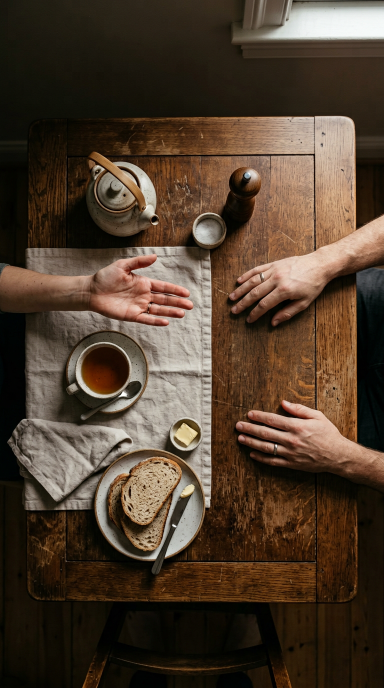
#> input picture production/yeni-senaryolar/VID-002/sahne-1-yeni.png, 768 x 1376 px (shown at 1/2 size)
$ python kapak_vid002_v2.py
#> lines starting #> are read from the running program, lines starting #| are printed output that depends on the picture
#!/usr/bin/env python3
"""Create a high-contrast VID-002 cover from its face-free scenario image."""
from pathlib import Path
from PIL import Image, ImageDraw, ImageFont, ImageOps

p = Path(__file__).parent / 'VID-002'
im = ImageOps.fit(Image.open(p / 'sahne-1-yeni.png').convert('RGB'), (1080, 1920))
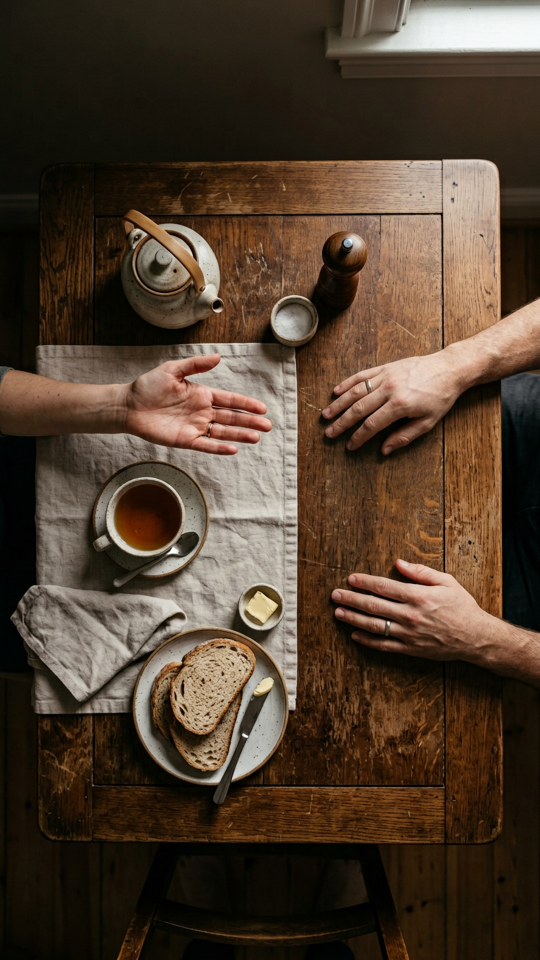
#> im: PIL image 1080x1920 RGB (shown at 1/2 size); mean R, G, B 79.1, 61.7, 46
d = ImageDraw.Draw(im, 'RGBA')
d.rounded_rectangle((35, 570, 1045, 1120), radius=38, fill=(8, 8, 8, 220), outline=(255, 255, 255, 235), width=6)
font_path = '/usr/share/fonts/truetype/dejavu/DejaVuSans-Bold.ttf'

def centered(y, text, fill, max_size):
#> called with y = 610, text = 'LAF MI', fill = (255, 255, 255, 255), max_size = 165
    for size in range(max_size, 40, -1):
        font = ImageFont.truetype(font_path, size)
        box = d.textbbox((0, 0), text, font=font, stroke_width=4)
        if box[2] <= 940:
            break
#> this loop made 1 pass
#> box on pass 1: (-4, 30, 633, 158)
    width = box[2] - box[0]
#> width = 637
    d.text(((1080 - width) // 2, y), text, font=font, fill=fill, stroke_width=3, stroke_fill=(0, 0, 0, 255))

centered(610, 'LAF MI', (255, 255, 255, 255), 165)
centered(765, 'SOKTU?', (255, 255, 255, 255), 165)
#> the loop in centered (call 2), `for size in range(max_size, 40, -1):` made 1 pass
#> box on pass 1: (-4, 28, 733, 160)
d.rounded_rectangle((90, 950, 990, 1090), radius=24, fill=(255, 222, 40, 255), outline=(0, 0, 0, 255), width=5)
centered(960, 'BUNU SOR!', (15, 12, 8, 255), 130)
im.save(p / 'VID-002-img-1-v2.jpg', quality=93)
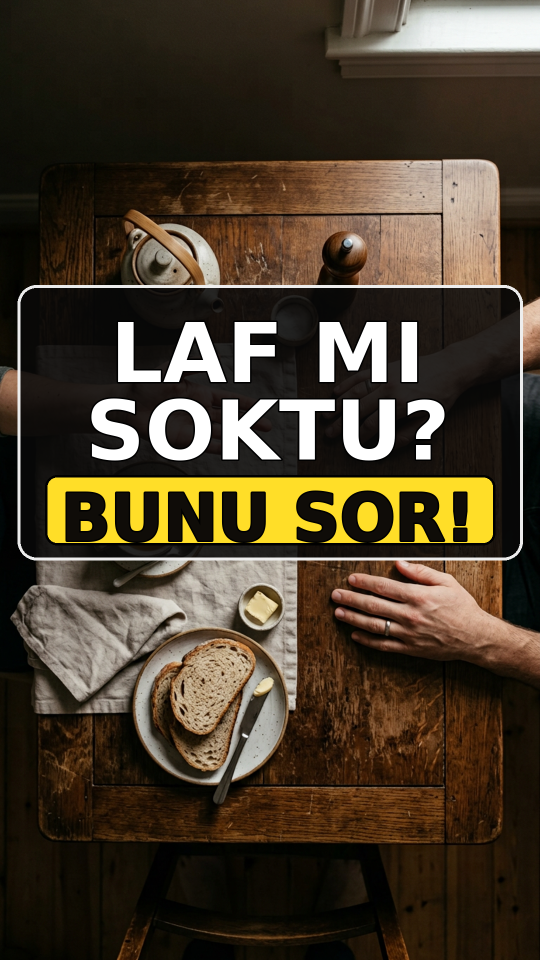
#> saved as VID-002-img-1-v2.jpg: PIL image 1080x1920 RGB (shown at 1/2 size); mean R, G, B 72.3, 60.1, 43.1

$ run again, with production/yeni-senaryolar/VID-002/sahne-2-yeni.png copied over production/yeni-senaryolar/VID-002/sahne-1-yeni.png
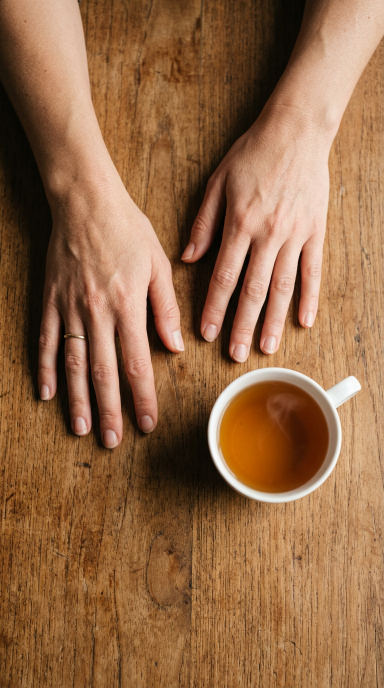
#> input picture production/yeni-senaryolar/VID-002/sahne-2-yeni.png, 768 x 1376 px (shown at 1/2 size)
#> the loop in centered, `for size in range(max_size, 40, -1):` made 1 pass
#> box on pass 1: (-4, 30, 633, 158)
#> width = 637
#> the loop in centered (call 2), `for size in range(max_size, 40, -1):` made 1 pass
#> box on pass 1: (-4, 28, 733, 160)
#> `im.save(p / 'VID-002-img-1-v2.jpg', quality=93)`:
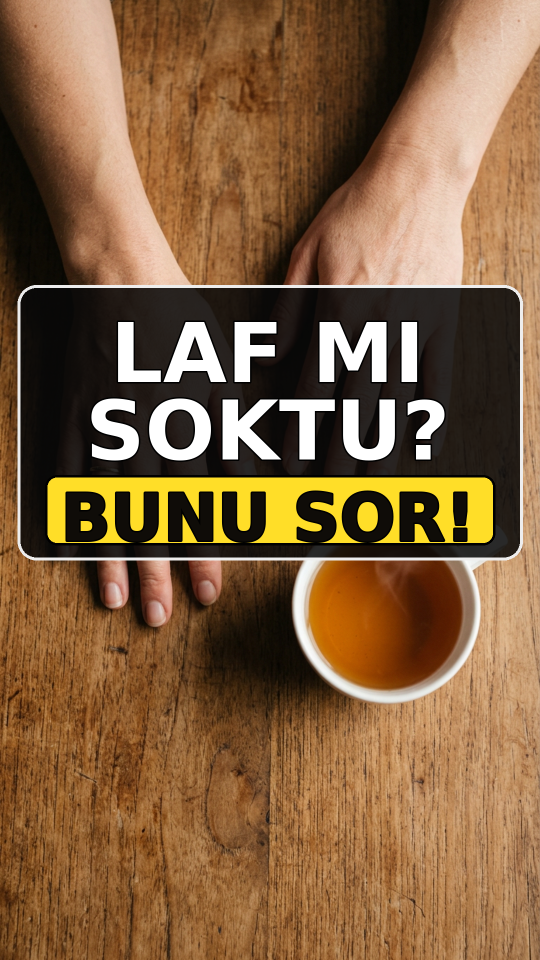
#> saved as VID-002-img-1-v2.jpg: PIL image 1080x1920 RGB (shown at 1/2 size); mean R, G, B 130.3, 96.7, 63.2

$ run again, with production/yeni-senaryolar/VID-002/sahne-3-yeni.png copied over production/yeni-senaryolar/VID-002/sahne-1-yeni.png
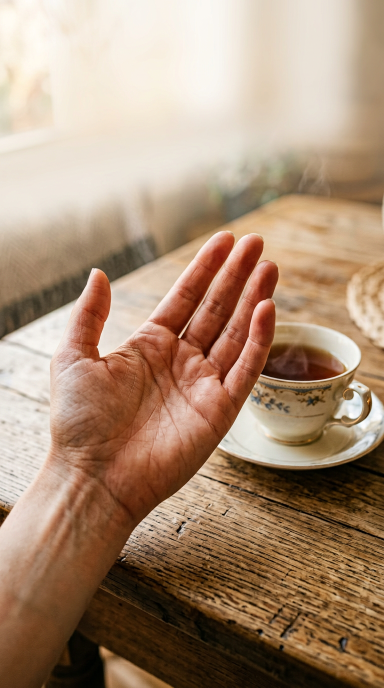
#> input picture production/yeni-senaryolar/VID-002/sahne-3-yeni.png, 768 x 1376 px (shown at 1/2 size)
#> `im = ImageOps.fit(Image.open(p / 'sahne-1-yeni.png').convert('RGB'), (..`:
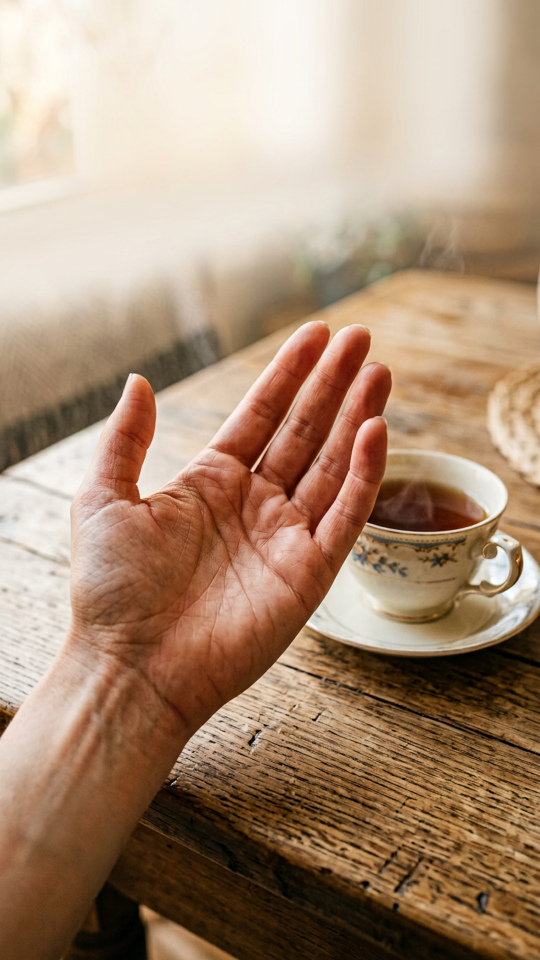
#> im: PIL image 1080x1920 RGB (shown at 1/2 size); mean R, G, B 170, 142.1, 118.2
#> the loop in centered, `for size in range(max_size, 40, -1):` made 1 pass
#> box on pass 1: (-4, 30, 633, 158)
#> width = 637
#> the loop in centered (call 2), `for size in range(max_size, 40, -1):` made 1 pass
#> box on pass 1: (-4, 28, 733, 160)
#> `im.save(p / 'VID-002-img-1-v2.jpg', quality=93)`:
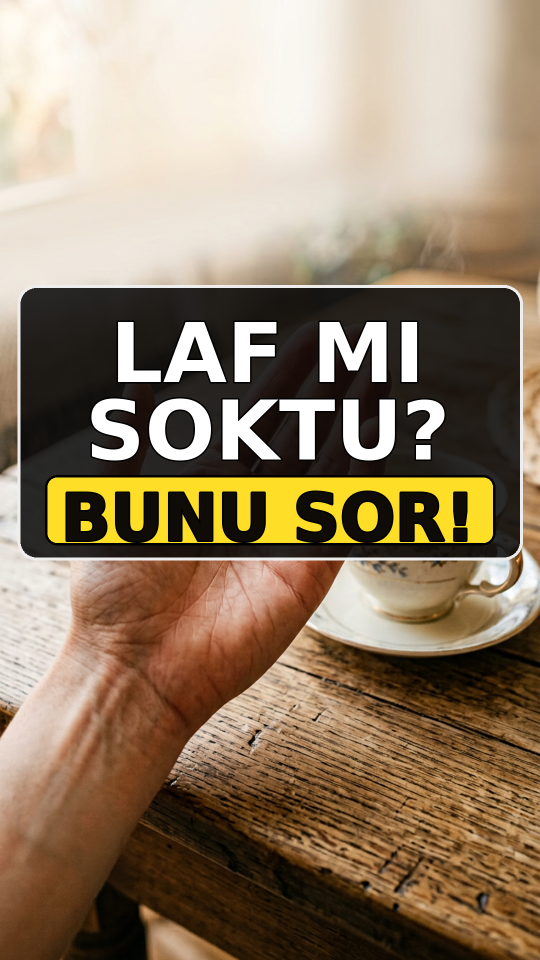
#> saved as VID-002-img-1-v2.jpg: PIL image 1080x1920 RGB (shown at 1/2 size); mean R, G, B 147.4, 128.2, 104.7

$ run again, with production/yeni-senaryolar/VID-002/sahne-4.png copied over production/yeni-senaryolar/VID-002/sahne-1-yeni.png
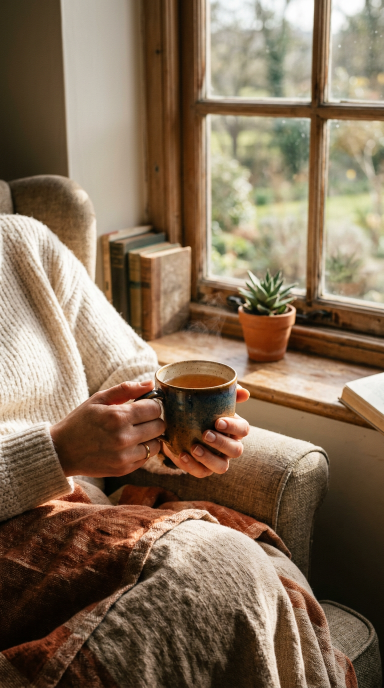
#> input picture production/yeni-senaryolar/VID-002/sahne-4.png, 768 x 1376 px (shown at 1/2 size)
#> `im = ImageOps.fit(Image.open(p / 'sahne-1-yeni.png').convert('RGB'), (..`:
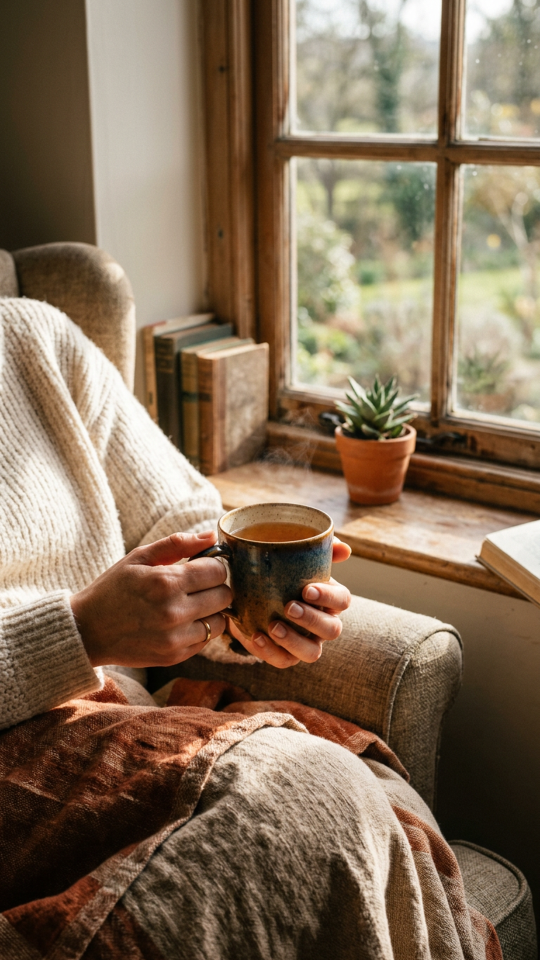
#> im: PIL image 1080x1920 RGB (shown at 1/2 size); mean R, G, B 131.7, 110.4, 88.2
#> the loop in centered, `for size in range(max_size, 40, -1):` made 1 pass
#> box on pass 1: (-4, 30, 633, 158)
#> width = 637
#> the loop in centered (call 2), `for size in range(max_size, 40, -1):` made 1 pass
#> box on pass 1: (-4, 28, 733, 160)
#> `im.save(p / 'VID-002-img-1-v2.jpg', quality=93)`:
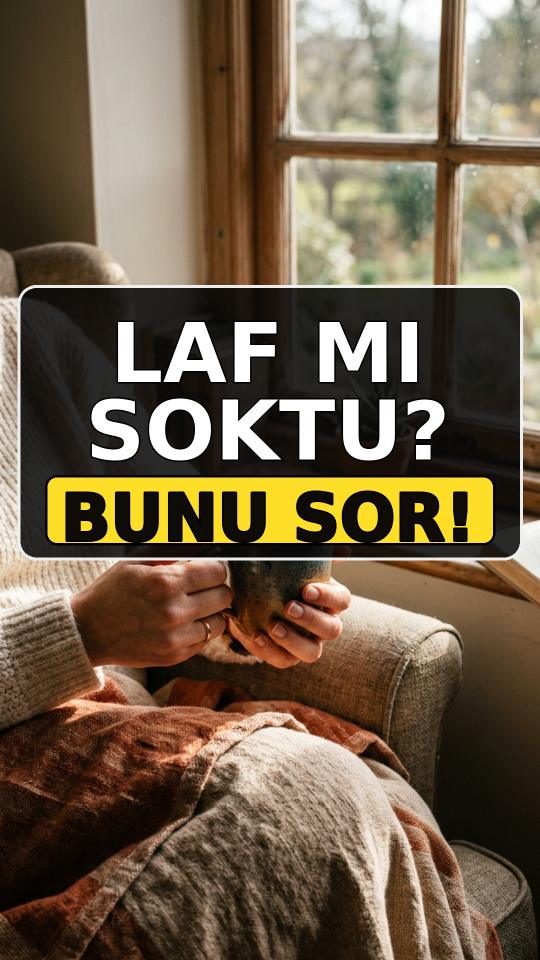
#> saved as VID-002-img-1-v2.jpg: PIL image 1080x1920 RGB (shown at 1/2 size); mean R, G, B 112.1, 95.5, 73.8
